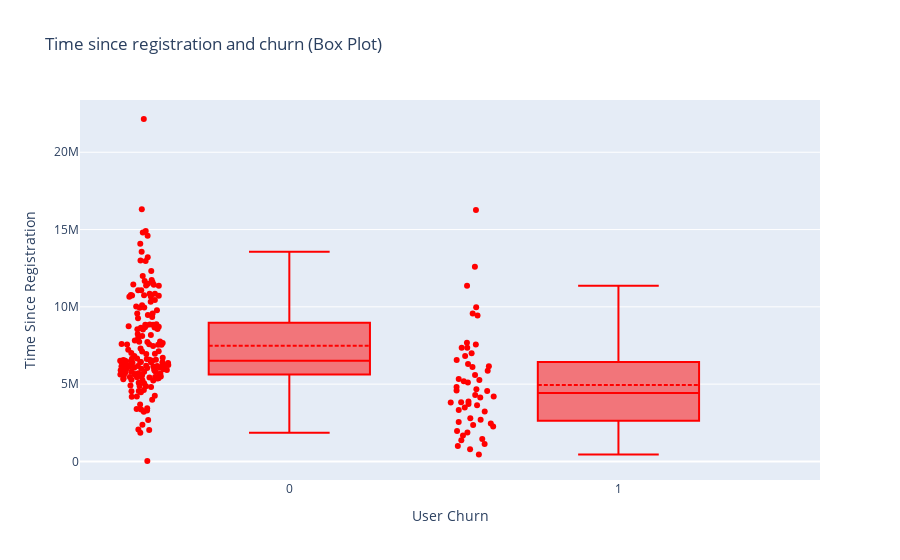

Notebook code for this chart:
### Code cell
import plotly.graph_objects as go

# Convert Pandas DataFrame to Plotly-compatible format
life_time_df_plotly = pd.melt(life_time_df, id_vars=['user_churn'], value_vars=['max(life_time)'], 
                              value_name='Time Since Registration')

# Create a Plotly box plot trace
box_plot_trace = go.Box(
    x=life_time_df_plotly['user_churn'],  # X-axis data
    y=life_time_df_plotly['Time Since Registration'],  # Y-axis data
    boxpoints='all',  # Show all data points as individual markers
    jitter=0.3,  # Add jitter for better visibility of individual markers
    pointpos=-1.8,  # Set position of individual markers
    boxmean=True,  # Show mean line inside the box
    name='Time Since Registration',  # Set trace name
    marker=dict(color='red'),  # Set color of box plot
)

# Create a layout for the plot
layout = go.Layout(
    title='Time since registration and churn (Box Plot)',
    xaxis=dict(title='User Churn'),
    yaxis=dict(title='Time Since Registration'),
)

# Create a Figure object
fig = go.Figure(data=[box_plot_trace], layout=layout)

# Show the figure
fig.show()

### Figure 1 — Plotly figure (JSON) as saved in the notebook; plotly's stock layout.template omitted (floating-point values rounded to 4 significant figures; data arrays with more than 128 entries replaced by an {"elided": "..."} marker saying what was removed)
{"data": [{"boxmean": true, "boxpoints": "all", "jitter": 0.3, "marker": {"color": "red"}, "name": "Time Since Registration", "pointpos": -1.8, "type": "box", "x": {"elided": "225 int values"}, "y": {"elided": "225 int values"}}], "layout": {"title": {"text": "Time since registration and churn (Box Plot)"}, "xaxis": {"title": {"text": "User Churn"}}, "yaxis": {"title": {"text": "Time Since Registration"}}}}
